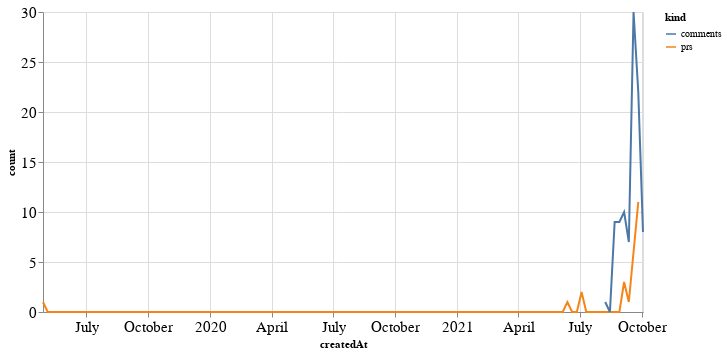

The notebook cell saved with this chart:
### Code cell
alt.Chart(total_time, width=600).mark_line().encode(
    x='createdAt',
    y='count',
    color='kind'
)

### Figure 1 — Vega-Lite specification as saved in the notebook (floating-point values rounded to 4 significant figures; data arrays with more than 128 entries replaced by an {"elided": "..."} marker saying what was removed)
{"config": {"axisLeft": {"labelFontSize": 15}, "axisBottom": {"labelFontSize": 15}}, "data": {"name": "data-b904c97713ee781b38f7f5cca7121359"}, "mark": "line", "encoding": {"color": {"type": "nominal", "field": "kind"}, "x": {"type": "temporal", "field": "createdAt"}, "y": {"type": "quantitative", "field": "count"}}, "width": 600, "$schema": "https://vega.github.io/schema/vega-lite/v4.8.1.json", "datasets": {"data-b904c97713ee781b38f7f5cca7121359": {"elided": "256 records"}}}
